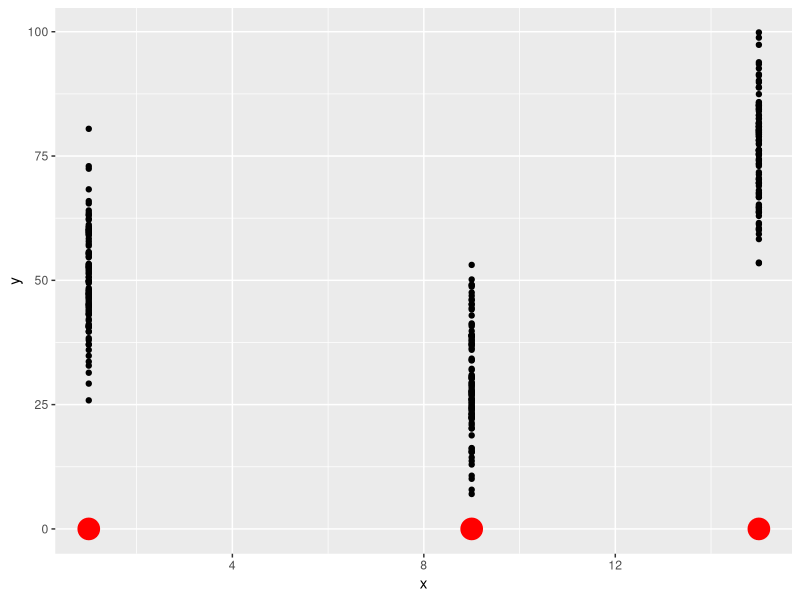

The R script that drew this image:
#Plot three disctinct vertical samples of 100 points each
#Sample 1: x=1,mean=50,st.dev.=10
#Sample 2: x=9,mean=30,st.dev.=10
#Sample 3: x=15,mean=78,st.dev=10

x<-rep(1,100)
x<-c(x,rep(9,100))
x<-c(x,rep(15,100))

y<-rnorm(100,50,10)
y<-c(y,rnorm(100,30,10))
y<-c(y,rnorm(100,78,10))

dat<-data.frame(x,y)
x<-c(1,9,15)
y<-c(50,70,78)
means<-data.frame(x,y)

library(ggplot2)
ggplot()+
  geom_point(data=dat,aes(x=x,y=y))+
  geom_point(data=means,aes(x=x,y-y),size=7,color="red")